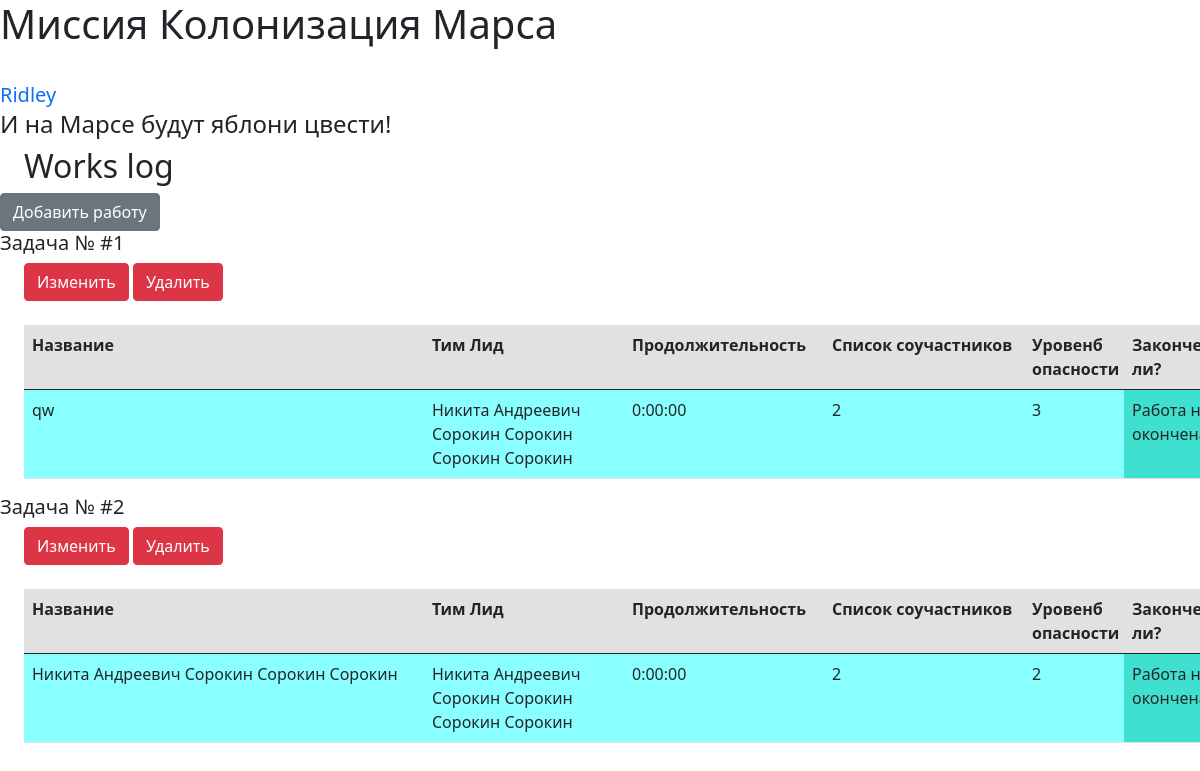
The app's page /alljobs (signed in) with its own data.
### data/users.py (models this page shows, shortened)
class User(SqlAlchemyBase, UserMixin):
    __tablename__ = "users"
    id = sqlalchemy.Column(sqlalchemy.Integer, primary_key=True, autoincrement=True)
    surname = sqlalchemy.Column(sqlalchemy.String, nullable=True)
    name = sqlalchemy.Column(sqlalchemy.String, nullable=True)
    age = sqlalchemy.Column(sqlalchemy.Integer, nullable=True)
    position = sqlalchemy.Column(sqlalchemy.String, nullable=True)
    speciality = sqlalchemy.Column(sqlalchemy.String, nullable=True)
    address = sqlalchemy.Column(sqlalchemy.String, nullable=True)
    email = sqlalchemy.Column(sqlalchemy.String, nullable=True, unique=True, index=True)
    password_hash = sqlalchemy.Column(sqlalchemy.String, nullable=True)
    modified_date = sqlalchemy.Column(sqlalchemy.DateTime, default=datetime.datetime.now)

### data/jobs.py (models this page shows)
class Jobs(SqlAlchemyBase):
    __tablename__ = "jobs"
    id = sqlalchemy.Column(sqlalchemy.Integer, primary_key=True, autoincrement=True)
    team_leader = sqlalchemy.Column(sqlalchemy.Integer, sqlalchemy.ForeignKey('users.id'), nullable=True)
    job = sqlalchemy.Column(sqlalchemy.String, nullable=True)
    work_size = sqlalchemy.Column(sqlalchemy.Integer, nullable=True)
    collaborators = sqlalchemy.Column(sqlalchemy.String, nullable=True)
    is_finished = sqlalchemy.Column(sqlalchemy.Boolean, default=False)
    start_date = sqlalchemy.Column(sqlalchemy.DateTime, default=datetime.datetime.now, nullable=True)
    end_date = sqlalchemy.Column(sqlalchemy.DateTime, default=datetime.datetime.now, nullable=True)
    user = orm.relationship("User")
    hazard_level = orm.relationship("HazardLevel", secondary="association",  backref="jobs")

### main.py (the view)
@app.route('/alljobs')
def all_jobs():
    dbs = db_session.create_session()
    res = dbs.query(Jobs).all()
    jobs = []
    for el in res:
        title = el.job
        time = el.end_date - el.start_date
        print(el, "-", time)
        team_leader = f"{el.user.name} {el.user.surname}"
        collaborators = el.collaborators
        isf = el.is_finished
        lvl = el.hazard_level[-1].level
        jobs.append([title, team_leader, time, collaborators, isf, el.user.id, el.id, lvl])
    return render_template('alljobs.html', jobs=jobs)

### data/db_session.py (called while the page is built)
def create_session() -> Session:
    global __factory
    return __factory()

### main.py (called while the page is built)
@login_manager.user_loader
def load_user(user_id):
    db_sess = db_session.create_session()
    return db_sess.query(User).get(user_id)

### templates/alljobs.html
{% extends "base.html" %}
{% block content %}
<h2 id="spec2">Works log</h2>
<div id="work_logs">
{% if current_user.is_authenticated %}
    <a href="addjob" class="btn btn-secondary">Добавить работу</a>
    <br/>
{% endif %}
{% for job in jobs %}
    <h5>Задача № #{{ job[6] }}</h5>
    <div class="buttons">
        <a href="/addjob/{{ job[6] }}" class="btn btn-danger">Изменить</a>
        <a href="/job_delete/{{ job[6] }}" class="btn btn-danger">Удалить</a>
    </div>
    <br/>
    <table class="table">
      <thead class="thead-light">
        <tr class="d-flex" style="background-color: #e1e1e1">
          <th scope="col" class="col-4">Название</th>
          <th scope="col" class="col-2">Тим Лид</th>
          <th scope="col" class="col-2">Продолжительность</th>
          <th scope="col" class="col-2">Список соучастников</th>
          <th scope="col" class="col-1">Уровенб опасности</th>
          <th scope="col" class="col-1">Закончена ли?</th>
        </tr>
      </thead>
      <tbody>
        <tr class="d-flex" style="background-color: #8affff">
          <td class="col-4">{{ job[0] }}</td>
          <td class="col-2">{{ job[1] }}</td>
          <td class="col-2">{{ job[2] }}</td>
          <td class="col-2">{{ job[3] }}</td>
          <td class="col-1">{{ job[7] }}</td>
          <td class="col-1" style="background-color: #40e0d0">{{ "Работа окончена" if job[4] else "Работа не окончена" }}</td>
        </tr>
      </tbody>
    </table>
{% endfor %}
</div>
{% endblock %}

### templates/base.html (shortened to what this page needs)
<!DOCTYPE html>
<html lang="en">
<head>
    <link rel="stylesheet"
                    href="https://cdn.jsdelivr.net/npm/bootstrap@5.0.0-beta1/dist/css/bootstrap.min.css"
>
    <link rel="stylesheet" type="text/css" href="{{ url_for('static', filename='style/style.css') }}" />
    </head>
    <body>
        <h1>Миссия Колонизация Марса</h1>
        <br>
        <nav><a>
            {% if current_user.is_authenticated %}
                <a class="navbar-brand" href="/logout">{{ current_user.name }}</a>
            {% else %}
                <a>
                    <a class="btn btn-primary " href="/register">Зарегистрироваться</a>
                    <a class="btn btn-success" href="/login">Войти</a>
                </a>
            {% endif %}
        </a></nav>
        <h4>И на Марсе будут яблони цвести!</h4>
         {% block content %}{% endblock content %}
    </body>
</html>

### static/style/style.css (style rules this page uses)
h2, .buttons, table { margin-left: 2%; margin-right: 2%; }

### records on screen
User: name "Ridley"
Jobs: id "1", job "qw", job "Никита Андреевич Сорокин Сорокин Сорокин Сорокин", job "0:00:00", work_size "2", job "3", value "Работа…"
Jobs: job "2", job "Никита Андреевич Сорокин Сорокин Сорокин", job "Никита Андреевич Сорокин Сорокин Сорокин Сорокин", job "0:00:00", work_size "2", value "Работа…"
